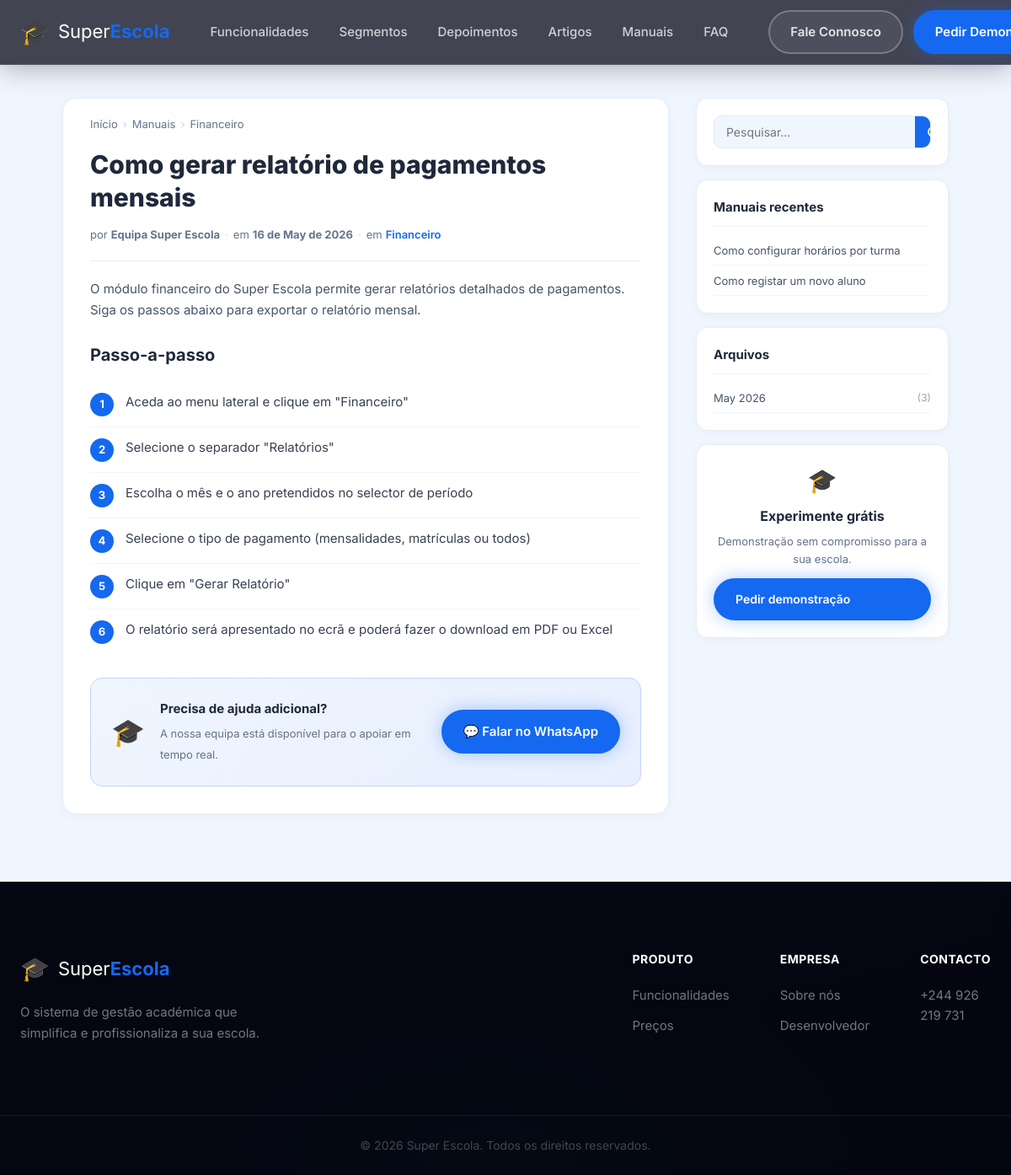
Page /manual/2/ on the committed database.
### core/models.py (models this page shows, shortened)
class Manual(models.Model):
    titulo = models.TextField()
    categoria = models.TextField(default='Geral')
    resumo = models.TextField(blank=True, default='')
    intro = models.TextField(blank=True, default='')
    passos = models.TextField(blank=True, default='[]')
    conteudo = models.TextField(blank=True, default='')
    imagem_url = models.TextField(blank=True, default='')
    autor = models.TextField(default='Equipa Super Escola')
    publicado_em = models.DateTimeField(auto_now_add=True)
    ativo = models.IntegerField(default=1)
    class Meta:
        db_table = 'manuais'
        ordering = ['-publicado_em']
    def get_passos(self):
        try:
            return [p for p in json.loads(self.passos or '[]') if p]
        except Exception:
            return []

### core/views.py (the view)
# urls.py: path('manual/<int:manual_id>/', views.manual_detail, name='manual_detail'),
def manual_detail(request, manual_id):
    manual = get_object_or_404(Manual, id=manual_id, ativo=1)
    passos = manual.get_passos()
    recentes = Manual.objects.filter(ativo=1).exclude(id=manual_id).order_by('-publicado_em')[:5]
    relacionados = Manual.objects.filter(ativo=1, categoria=manual.categoria).exclude(id=manual_id).order_by('-publicado_em')[:4]
    from django.db.models.functions import TruncMonth
    from django.db.models import Count
    arquivos = Manual.objects.filter(ativo=1).annotate(mes=TruncMonth('publicado_em')).values('mes').annotate(total=Count('id')).order_by('-mes')[:6]
    return render(request, 'manual.html', {
        'manual': manual,
        'passos': passos,
        'recentes': recentes,
        'relacionados': relacionados,
        'arquivos': arquivos,
    })

### core/templates/manual.html (shortened to what this page needs)
{% extends "base.html" %}
{% load static %}
{% block body %}
<header class="header scrolled" id="header">
  <div class="container header-inner">
    <a href="/" class="logo"><span class="logo-icon">🎓</span><span class="logo-text">Super<strong>Escola</strong></span></a>
    <nav class="nav" id="nav">
      <a href="/#funcionalidades" class="nav-link">Funcionalidades</a>
      <a href="/#segmentos" class="nav-link">Segmentos</a>
      <a href="/#depoimentos" class="nav-link">Depoimentos</a>
      <a href="/#artigos" class="nav-link">Artigos</a>
      <a href="/manuais/" class="nav-link" style="color:var(--primary)">Manuais</a>
      <a href="/#faq" class="nav-link">FAQ</a>
    </nav>
    <div class="header-actions">
      <a href="https://wa.me/244926219731?text=Olá!+Vim+pelo+site+e+quero+saber+mais+sobre+o+Super+Escola." class="btn btn-outline" target="_blank">Fale Connosco</a>
      <a href="https://wa.me/244926219731?text=Olá!+Quero+uma+demonstração+do+Super+Escola." class="btn btn-primary" target="_blank">Pedir Demonstração</a>
    </div>
  </div>
</header>
<main class="manual-page">
  <div class="manual-layout">
    <article class="manual-article">
      <div class="manual-breadcrumb">
        <a href="/">Início</a><span>›</span>
        <a href="/manuais/">Manuais</a><span>›</span>
        <a href="/manuais/?cat={{ manual.categoria|urlencode }}">{{ manual.categoria }}</a>
      </div>
      <h1 class="manual-titulo">{{ manual.titulo }}</h1>
      <div class="manual-meta">
        <span>por <strong>{{ manual.autor }}</strong></span>
        <span>em <strong>{{ manual.publicado_em|date:"d \d\e F \d\e Y" }}</strong></span>
        <span>em <a href="/manuais/?cat={{ manual.categoria|urlencode }}" class="manual-cat-link">{{ manual.categoria }}</a></span>
      </div>
      <hr class="manual-divider">
      {% if manual.intro %}
      <p class="manual-intro">{{ manual.intro }}</p>
      {% endif %}
      {% if passos %}
      <h2 class="manual-passos-titulo">Passo-a-passo</h2>
      <ol class="manual-passos-list">
        {% for passo in passos %}
        <li class="manual-passo">{{ passo }}</li>
        {% endfor %}
      </ol>
      {% endif %}
      <div class="manual-cta-box">
        <div class="mcta-icon">🎓</div>
        <div class="mcta-text">
          <strong>Precisa de ajuda adicional?</strong>
          <span>A nossa equipa está disponível para o apoiar em tempo real.</span>
        </div>
        <a href="https://wa.me/244926219731?text=Olá!+Preciso+de+ajuda+com+o+Super+Escola." target="_blank" class="btn btn-primary">💬 Falar no WhatsApp</a>
      </div>
    </article>
    <aside class="manual-sidebar">
      <div class="msb-block">
        <form method="get" action="/manuais/" class="msb-search-form">
          <input type="text" name="q" placeholder="Pesquisar…" class="msb-search-input">
          <button type="submit" class="msb-search-btn">
            <svg width="16" height="16" fill="none" stroke="currentColor" stroke-width="2.5" viewBox="0 0 24 24"><circle cx="11" cy="11" r="8"/><path d="m21 21-4.35-4.35"/></svg>
          </button>
        </form>
      </div>
      {% if recentes %}
      <div class="msb-block">
        <h4 class="msb-title">Manuais recentes</h4>
        <ul class="msb-list">
          {% for r in recentes %}
          <li><a href="{% url 'manual_detail' r.id %}" class="msb-link">{{ r.titulo }}</a></li>
          {% endfor %}
        </ul>
      </div>
      {% endif %}
      {% if arquivos %}
      <div class="msb-block">
        <h4 class="msb-title">Arquivos</h4>
        <ul class="msb-list">
          {% for arq in arquivos %}
          <li>
            <a href="/manuais/" class="msb-link msb-arq">
              {{ arq.mes|date:"F Y" }}
              <span class="msb-arq-count">({{ arq.total }})</span>
            </a>
          </li>
          {% endfor %}
        </ul>
      </div>
      {% endif %}
      <div class="msb-block msb-cta">
        <div style="font-size:28px;margin-bottom:8px;">🎓</div>
        <strong>Experimente grátis</strong>
        <p>Demonstração sem compromisso para a sua escola.</p>
        <a href="https://wa.me/244926219731?text=Quero+uma+demonstração+gratuita." target="_blank" class="btn btn-primary" style="width:100%;text-align:center;margin-top:12px;font-size:14px;">Pedir demonstração</a>
      </div>
    </aside>
  </div>
</main>
<footer class="footer">
  <div class="container footer-inner">
    <div class="footer-brand">
      <a href="/" class="logo"><span class="logo-icon">🎓</span><span class="logo-text">Super<strong>Escola</strong></span></a>
      <p>O sistema de gestão académica que simplifica e profissionaliza a sua escola.</p>
    </div>
    <div class="footer-links">
      <div class="footer-col"><h4>Produto</h4><a href="/#funcionalidades">Funcionalidades</a><a href="/#precos">Preços</a></div>
      <div class="footer-col"><h4>Empresa</h4><a href="{% url 'empresa' %}">Sobre nós</a><a href="{% url 'cv' %}">Desenvolvedor</a></div>
      <div class="footer-col"><h4>Contacto</h4><a href="https://wa.me/244926219731" target="_blank">+244 926 219 731</a></div>
    </div>
  </div>
  <div class="footer-bottom">
    <div class="container"><p>© {% now "Y" %} Super Escola. Todos os direitos reservados.</p></div>
  </div>
</footer>
{% endblock %}

### core/static/css/glass.css (style rules this page uses)
:root { --glass-bg: rgba(255,255,255,0.07); --glass-border: rgba(255,255,255,0.13); --glass-blur: blur(18px); --glow-primary: rgba(20,105,240,0.45); --glow-cyan: rgba(6,182,212,0.35); --glow-pink: rgba(6,194,212,0.3); --page-bg: #060e1c; }
html { background: var(--page-bg); }
body { background: transparent; color: #e2e8f0; position: relative; overflow-x: hidden; }
body::before { content: ''; position: fixed; inset: 0; z-index: -2; background: radial-gradient(ellipse 80vw 60vh at 10% 20%, rgba(20,105,240,0.22) 0%, transparent 60%), radial-gradient(ellipse 60vw 50vh at 90% 10%, rgba(6,182,212,0.18) 0%, transparent 55%), radial-gradient(ellipse 70vw 60vh at 50% 100%, rgba(6,194,212,0.15) 0%, transparent 55%), radial-gradient(ellipse 90vw 80vh at 80% 60%, rgba(20,105,240,0.12) 0%, transparent 60%), linear-gradient(135deg, #060e1c 0%, #0b1a34 40%, #070f20 100%); }
body::after { content: ''; position: fixed; width: 600px; height: 600px; background: radial-gradient(circle, rgba(20,105,240,0.18) 0%, transparent 70%); border-radius: 50%; top: -200px; right: -200px; z-index: -1; animation: orbFloat 12s ease-in-out infinite alternate; pointer-events: none; }
.header { background: rgba(8,8,24,0.4) !important; backdrop-filter: blur(24px) !important; -webkit-backdrop-filter: blur(24px) !important; border-bottom: 1px solid rgba(255,255,255,0.07) !important; box-shadow: 0 4px 32px rgba(0,0,0,0.3) !important; }
.header.scrolled { background: rgba(8,8,24,0.75) !important; border-bottom-color: rgba(255,255,255,0.1) !important; }
.logo { color: #fff !important; }
.header.scrolled .logo { color: #fff !important; }
.nav-link { color: rgba(255,255,255,0.75) !important; }
.header.scrolled .nav-link { color: rgba(255,255,255,0.75) !important; }
.header-actions .btn-outline, .header.scrolled .header-actions .btn-outline { color: rgba(255,255,255,0.85) !important; border-color: rgba(255,255,255,0.25) !important; background: rgba(255,255,255,0.06) !important; }
.footer { background: rgba(4,4,14,0.85) !important; backdrop-filter: blur(10px) !important; border-top: 1px solid rgba(255,255,255,0.07) !important; }
.footer-bottom { border-top-color: rgba(255,255,255,0.07) !important; }
.footer-col h4 { color: #fff !important; }
.footer-col a { color: rgba(255,255,255,0.45) !important; }
.footer-bottom p { color: rgba(255,255,255,0.25) !important; }
.footer-brand p { color: rgba(255,255,255,0.45) !important; }
.btn-primary { box-shadow: 0 0 20px rgba(20,105,240,0.35) !important; }

### rows in the picture
Manual: categoria "Financeiro", titulo "Como gerar relatório de pagamentos mensais", autor "Equipa Super Escola", publicado_em "16 de May de 2026", intro "O módulo financeiro do Super Escola permite gerar relatórios detalhados de pagamentos. Siga os passos abaixo para exportar o relatório mensal."
Manual: titulo "Como configurar horários por turma"
Manual: titulo "Como registar um novo aluno"

### other values in the picture
{{ passo }} "Aceda ao menu lateral e clique em \"Financeiro\"" "Selecione o separador \"Relatórios\"" "Escolha o mês e o ano pretendidos no selector de período" "Selecione o tipo de pagamento (mensalidades, matrículas ou todos)" "Clique em \"Gerar Relatório\"" "O relatório será apresentado no ecrã e poderá fazer o download em PDF ou Excel"
{{ arq.mes|date:"F Y" }} "May 2026"
{{ arq.total }} "3"
